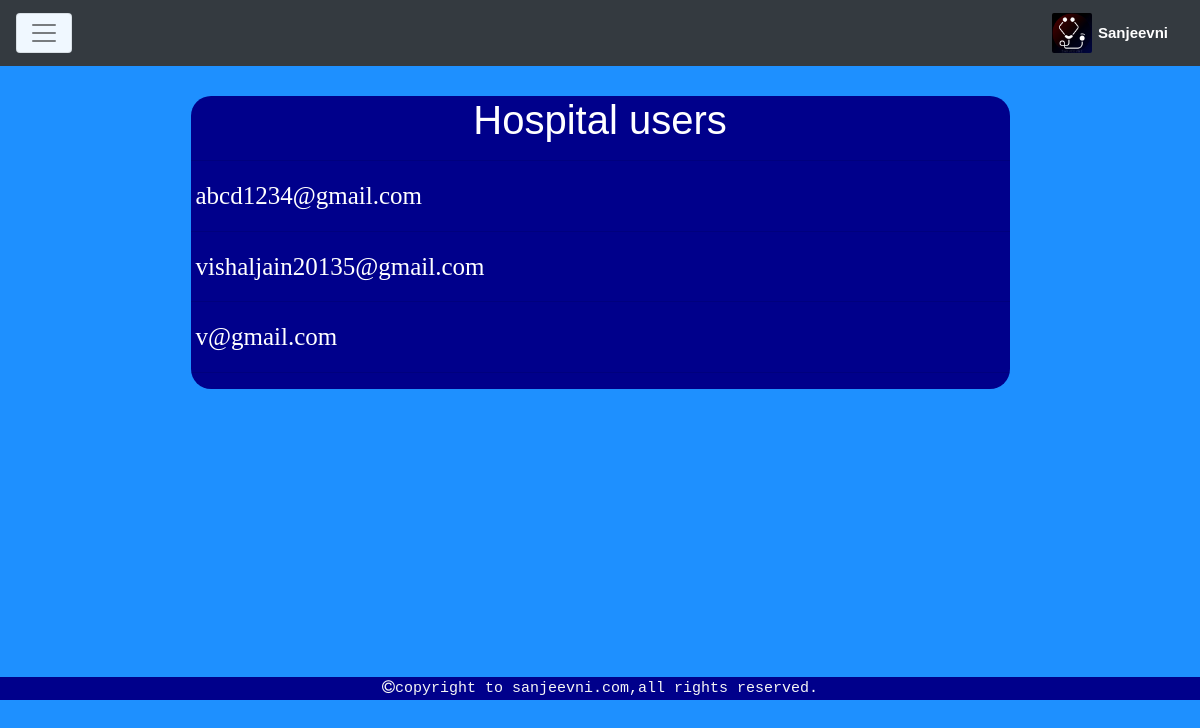
The page /admin/admin_hospital.php on the database its author committed.
### tables this page shows
CREATE TABLE `hospital` (
  `id` int(11) NOT NULL,
  `email` varchar(100) NOT NULL,
  `pass` varchar(100) NOT NULL,
  `hospital_name` varchar(100) NOT NULL,
  `type_of_hospital` varchar(100) NOT NULL,
  `hospital_address` varchar(100) NOT NULL,
  `country` varchar(100) NOT NULL,
  `state` varchar(100) NOT NULL,
  `district` varchar(100) NOT NULL,
  `h_phone_no` varchar(20) NOT NULL,
  `emergency` varchar(100) NOT NULL,
  `bed` varchar(10) NOT NULL,
  `icu` varchar(10) NOT NULL,
  `ventilator` varchar(10) NOT NULL,
  `oxygen` varchar(100) NOT NULL,
  `ambulance_availability` varchar(100) NOT NULL,
  `amubulance_phone_no` varchar(20) NOT NULL,
  `male_doctor` varchar(100) NOT NULL,
  `female_doctor` varchar(100) NOT NULL,
  `image` text NOT NULL,
  `reg_date` text NOT NULL,
  `ver_code` int(100) NOT NULL,
  `status` varchar(100) NOT NULL
);

### admin/admin_hospital.php (the view, shortened to what this page needs)
<!DOCTYPE html>
<html>
<head>
    <link rel="stylesheet" href="https://maxcdn.bootstrapcdn.com/bootstrap/4.0.0-alpha.6/css/bootstrap.min.css">
    <link rel="stylesheet" href="https://cdnjs.cloudflare.com/ajax/libs/font-awesome/4.7.0/css/font-awesome.min.css">
    <link rel="stylesheet" href="../style/admin_main.css">
</head>
<body>
    <nav class="navbar navbar-toggleable-md navbar-light  bg-dark">
        <button class="navbar-toggler navbar-toggler-right dropdown" type="button" data-toggle="collapse" data-target="#navbarSupportedContent" aria-controls="navbarSupportedContent" aria-expanded="false" aria-label="Toggle navigation">
            <span class="navbar-toggler-icon"></span>
        </button>
        <a class="navbar-brand" href="#"><img class="img-fluid logoimg" src="../image/logoimg.jpg">
            <h7 class="brand-name"><b>Sanjeevni</b></h7>
        </a>
    </nav>
<div class="container-fluid c1">
    <div class="row">
        <div class="col-sm-12">
            <div class="col1">
                <?php
                                            include("../includes/connection.php");
                                            $users="SELECT * FROM `hospital` ";
                                            $run_user=mysqli_query($con,$users);
                                                echo"<h1 style='color:white; text-align:center; font-family:sans-serif;'>Hospital users</h1><hr>";
                                            while($row_user=mysqli_fetch_array($run_user)){
                                                $u_id=$row_user['id'];
                                                $email=$row_user['email'];
                                                echo"<a class='name' href='admin_hospital_detail.php?id=$u_id' >$email</a><hr>";
                                            }
                                            ?>
            </div>
        </div>
    </div>
</div>
    <footer>
        <div class="fluid-container fixed-bottom f1">
            <div class="container-fluid ">
                <div class="row ourservicesrow">
                    <div class="col-sm-2 ourservices">
                    </div>
                    <div class="col-sm-10 aboutmeparagraph">
                    </div>
                </div>
                <pre class="copyrightline"><i class="fa fa-copyright" aria-hidden="true"></i>copyright to sanjeevni.com,all rights reserved.</pre>
            </div>
        </div>
    </footer>
</body>
</html>

### style/admin_main.css (style rules this page uses)
nav { background-color: darkblue; margin: 0; padding: 0; overflow-x: hidden; }
.dropdown { background-color: aliceblue; }
.brand-name { color: white; font-family: sans-serif; font-size: 15px; text-align: center; }
.logoimg { height: 40px; width: 40px; border-radius: 2px; margin-bottom: 0px; margin-top: 0px; margin-left: 20px; }
.f1 { background-color: darkblue; overflow-x: hidden; margin-top: 0px; margin-bottom: 100px; }
.copyrightline { text-align: center; font-size: 15px; font-style: normal; color: whitesmoke; margin-bottom: 0px; }
body { overflow-x: hidden; background-color: dodgerblue; }
.col1 { background-color: darkblue; margin-left: 15%; margin-right: 15%; margin-top: 30px; margin-bottom: 30px; border-radius: 20px; overflow-x: auto; }
.name { color: white; font-family: serif; font-size: 25px; margin-left: 5px; margin-right: 5px; }

### rows shown on the page
hospital: email "abcd1234@gmail.com"
hospital: email "vishaljain20135@gmail.com"
hospital: email "v@gmail.com"
